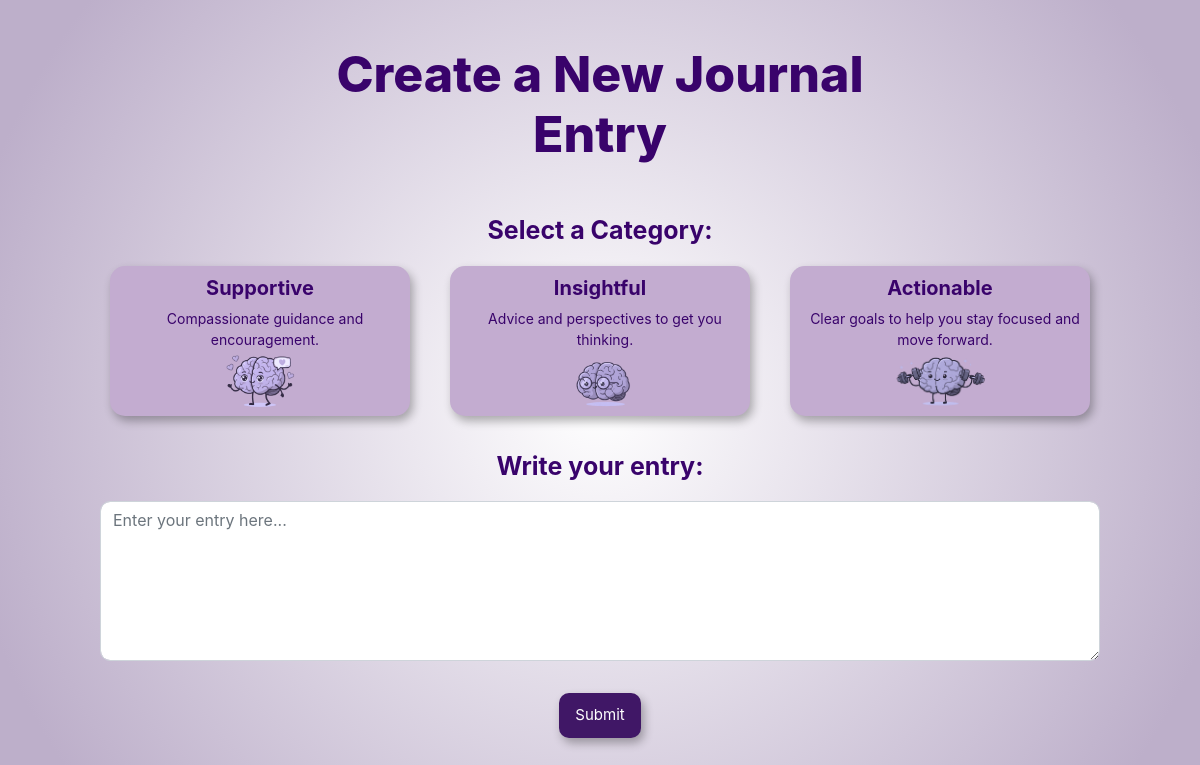
Screenshot of /homepage with the database file from the repository.
### application/models.py (models this page shows, shortened)
class Category(models.Model):
    category_name = models.CharField(max_length=30, default="")
    category_description = models.CharField(max_length=1000, default="")
    icon_url = models.CharField(max_length=1000, default="")
    mascot_url = models.CharField(max_length=1000, default="")

### application/views.py (the view)
# urls.py: path("homepage", views.homepage, name="homepage"),
def homepage(request):
    print(request)
    if request.method == "POST":
        user_story = request.POST.get("user_story")
        category = request.POST.get("category")
        category_data = Category.objects.get(category_name=category)
        api_response = get_api_response(category_data, user_story)
        journal_log_data = JournalLog(
            input=user_story,
            output=api_response,
            category=category_data,
            date_time=datetime.datetime.now(),
            owner=request.user
        )
        journal_log_data.save()
        request.session["journal_log_id"] = journal_log_data.id
        return HttpResponseRedirect(reverse("response"))
    else:
        categories = Category.objects.all()
        return render(request, "application/homepage.html", {
                "categories": categories
            })

### application/templates/application/homepage.html (shortened to what this page needs)
{% extends "application/layout.html" %}
{% load static %}
{% block body %}
    <div class="main-input col-6 offset-3 mt-4">
        <h3 class="create-title text-center">Create a New Journal Entry</h3>
        <form class="form-input" action="{% url 'homepage' %}" method="post" class="col-4 offset-4">
            <p class="create-subtitle">Select a Category:</p>
            <div class="card-layout">
                {% for category in categories %}
                    <label class="category-card">
                        <div class="category-content">
                            <h4 class="category-title">{{ category.category_name }}</h4>
                            <p class="category-description">{{ category.category_description }}</p>
                            <div class="category-mascot">
                                {% if category.category_name == "Supportive" %}
                                    <img src="{% static 'application/images/brain1.png' %}" alt="Mascot" class="mascoticon1">
                                {% elif category.category_name == "Insightful" %}
                                    <img src="{% static 'application/images/brain2.png' %}" alt="Mascot" class="mascoticon2">
                                {% elif category.category_name == "Actionable" %}
                                    <img src="{% static 'application/images/brain3.png' %}" alt="Mascot" class="mascoticon3">
                                {% endif %}
                            </div>
                        </div>
                    </label>
                {% endfor %}
            </div>
            <div class="form-group text-input mt-4">
                <p class="create-subtitle" for="user_story">Write your entry: </p>
                <textarea class="form-control custom-textarea" name="user_story" rows="8" placeholder="Enter your entry here..." required></textarea>
            </div>
            <div class="text-center mt-3">
                <input class="btn btn-purple" type="submit" value="Submit">
            </div>
        </form>
    </div>
{% endblock %}

### application/static/application/styles.css (style rules this page uses)
:root { --primary-color: rgb(57, 3, 107); --secondary-color: rgb(128, 71, 182); }
html, body { min-height: 100vh; margin: 0; padding: 0; overflow: auto; background: radial-gradient(circle, white, rgb(189, 175, 202) 90%); }
.btn-purple { background-color: rgb(64, 23, 102) !important; color: #ffffff !important; font-size: 15px !important; padding-block: 10px; padding-left: 15px; padding-right: 15px; border-radius: 10px; margin-bottom: 20px; box-shadow: 3px 5px 10px rgba(0, 0, 0, 0.3); }
.main-input { display: flex; flex-direction: column; justify-content: center; align-items: center; width: 50vw; }
.form-input { display: flex; flex-direction: column; justify-content: center; align-items: center; }
.create-title { font-size: 50px; color: rgb(57, 3, 107); font-weight: 800; margin-top: 20px; padding-bottom: 40px; }
.create-subtitle { font-size: 25px; color: rgb(57, 3, 107); font-weight: 700; }
.text-input { display: flex; flex-direction: column; justify-content: center; align-self: center; align-items: center; margin-left: left, 0; width: 100vw; }
.custom-textarea { width: 50vw; max-width: 1000px; height: 160px !important; margin: 0 auto; display: block; outline: none; border-radius: 10px; }
textarea.form-control { width: 100%; }
.card-layout { display: flex; gap: 40px; }
.category-card { display: flex; flex-direction: row !important; align-items: flex-start; justify-content: flex-start; width: 300px; height: 150px; border-radius: 15px; padding: 10px; background-color: #c3acd0 !important; cursor: pointer; transition: all 0.3s ease-in-out; color: var(--primary-color); text-align: center; box-shadow: 3px 5px 10px rgba(0, 0, 0, 0.3); }
.category-title { font-weight: 700; font-size: 20px; }
.category-description { font-weight: 400; font-size: 14px; padding-left: 10px; height: 45px; padding-bottom: 5px; }
.category-mascot { display: flex; justify-content: center; align-items: center; width: 100%; height: 100px; overflow: hidden; margin-top: -30px; padding-bottom: 10px; }
.category-mascot img { width: auto; height: 80px; max-width: 100%; object-fit: contain; }
.mascoticon1 { width: 175px; margin-top: -20px; margin-bottom: -10px; }
.mascoticon2 { width: 200px; margin-top: -30px; margin-left: 5px; margin-bottom: -30px; }
.mascoticon3 { width: 250px; margin-top: -30px; margin-left: 5px; margin-bottom: -20px; }

### rows the page displays
Category: category_name "Supportive", category_description "Compassionate guidance and…"
Category: category_name "Insightful", category_description "Advice and perspectives to get you thinking."
Category: category_name "Actionable", category_description "Clear goals to help you stay focused and…"
